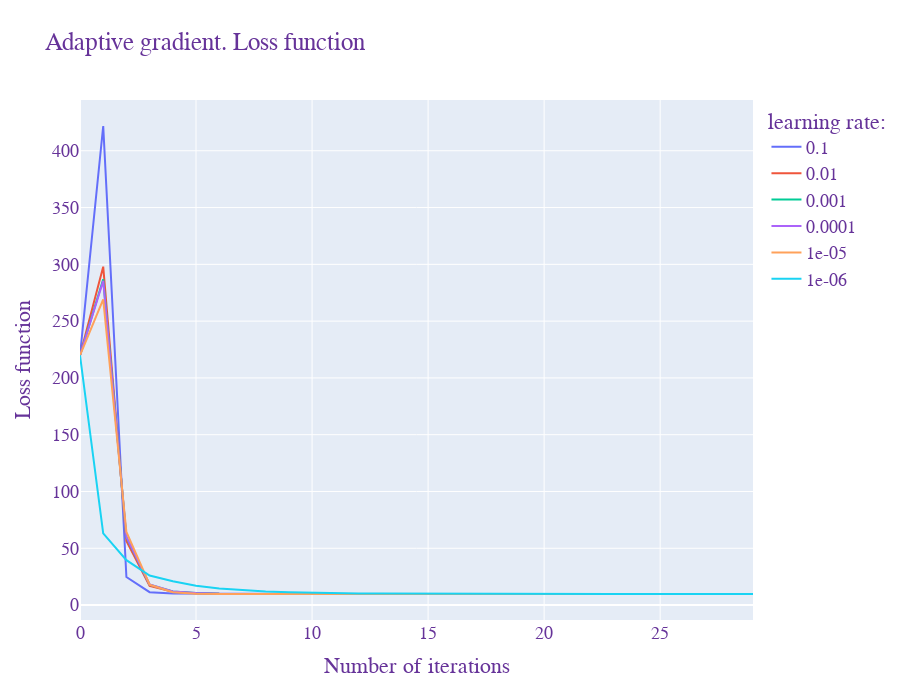

Notebook cell for this chart:
### Markdown cell above
### Adagrad (Adaptive gradient)

### Code cell
optimiser = GradientOptimiser()
losses= {}
# for gamma in [0.1, 0.2, 0.3, 0.4, 0.5, 0.7, 0.8, 0.9]:
for lr in np.logspace(-1, -6, 6):

  optimiser.coeffs = None
  optimiser.fit(X, y, lr = lr, max_iter=30, method = 'adagrad', nbatches= 10, gamma = .9)
  losses.setdefault (lr, optimiser.get_mseloss())

for k,v in losses.items():
    print (f'learning rate: {k}, MSE:{round(v[-1],5)}')

plot_losses(losses, title= 'Adaptive gradient. Loss function', legend= 'learning rate:')

### Figure 1 — Plotly figure (JSON) as saved in the notebook; plotly's stock layout.template omitted (floating-point values rounded to 4 significant figures)
{"data": [{"hovertemplate": "variable=0.1<br>index=%{x}<br>value=%{y}<extra></extra>", "legendgroup": "0.1", "line": {"color": "#636efa", "dash": "solid"}, "marker": {"symbol": "circle"}, "mode": "lines", "name": "0.1", "orientation": "v", "showlegend": true, "type": "scatter", "x": [0, 1, 2, 3, 4, 5, 6, 7, 8, 9, 10, 11, 12, 13, 14, 15, 16, 17, 18, 19, 20, 21, 22, 23, 24, 25, 26, 27, 28, 29], "xaxis": "x", "y": [219.9, 421.8, 24.66, 11.33, 10.1, 9.95, 9.752, 9.79, 9.746, 9.764, 9.752, 9.758, 9.755, 9.756, 9.755, 9.756, 9.756, 9.756, 9.756, 9.756, 9.756, 9.756, 9.756, 9.756, 9.756, 9.756, 9.756, 9.756, 9.756, 9.756], "yaxis": "y"}, {"hovertemplate": "variable=0.01<br>index=%{x}<br>value=%{y}<extra></extra>", "legendgroup": "0.01", "line": {"color": "#EF553B", "dash": "solid"}, "marker": {"symbol": "circle"}, "mode": "lines", "name": "0.01", "orientation": "v", "showlegend": true, "type": "scatter", "x": [0, 1, 2, 3, 4, 5, 6, 7, 8, 9, 10, 11, 12, 13, 14, 15, 16, 17, 18, 19, 20, 21, 22, 23, 24, 25, 26, 27, 28, 29], "xaxis": "x", "y": [219.9, 298.0, 56.35, 16.98, 11.68, 10.45, 9.883, 9.853, 9.752, 9.774, 9.751, 9.76, 9.754, 9.757, 9.755, 9.756, 9.756, 9.756, 9.756, 9.756, 9.756, 9.756, 9.756, 9.756, 9.756, 9.756, 9.756, 9.756, 9.756, 9.756], "yaxis": "y"}, {"hovertemplate": "variable=0.001<br>index=%{x}<br>value=%{y}<extra></extra>", "legendgroup": "0.001", "line": {"color": "#00cc96", "dash": "solid"}, "marker": {"symbol": "circle"}, "mode": "lines", "name": "0.001", "orientation": "v", "showlegend": true, "type": "scatter", "x": [0, 1, 2, 3, 4, 5, 6, 7, 8, 9, 10, 11, 12, 13, 14, 15, 16, 17, 18, 19, 20, 21, 22, 23, 24, 25, 26, 27, 28, 29], "xaxis": "x", "y": [219.9, 286.8, 59.53, 17.93, 11.94, 10.53, 9.907, 9.86, 9.754, 9.775, 9.751, 9.76, 9.754, 9.757, 9.755, 9.756, 9.756, 9.756, 9.756, 9.756, 9.756, 9.756, 9.756, 9.756, 9.756, 9.756, 9.756, 9.756, 9.756, 9.756], "yaxis": "y"}, {"hovertemplate": "variable=0.0001<br>index=%{x}<br>value=%{y}<extra></extra>", "legendgroup": "0.0001", "line": {"color": "#ab63fa", "dash": "solid"}, "marker": {"symbol": "circle"}, "mode": "lines", "name": "0.0001", "orientation": "v", "showlegend": true, "type": "scatter", "x": [0, 1, 2, 3, 4, 5, 6, 7, 8, 9, 10, 11, 12, 13, 14, 15, 16, 17, 18, 19, 20, 21, 22, 23, 24, 25, 26, 27, 28, 29], "xaxis": "x", "y": [219.9, 285.5, 59.9, 18.07, 11.96, 10.53, 9.907, 9.858, 9.755, 9.774, 9.751, 9.76, 9.754, 9.757, 9.755, 9.756, 9.756, 9.756, 9.756, 9.756, 9.756, 9.756, 9.756, 9.756, 9.756, 9.756, 9.756, 9.756, 9.756, 9.756], "yaxis": "y"}, {"hovertemplate": "variable=1e-05<br>index=%{x}<br>value=%{y}<extra></extra>", "legendgroup": "1e-05", "line": {"color": "#FFA15A", "dash": "solid"}, "marker": {"symbol": "circle"}, "mode": "lines", "name": "1e-05", "orientation": "v", "showlegend": true, "type": "scatter", "x": [0, 1, 2, 3, 4, 5, 6, 7, 8, 9, 10, 11, 12, 13, 14, 15, 16, 17, 18, 19, 20, 21, 22, 23, 24, 25, 26, 27, 28, 29], "xaxis": "x", "y": [219.9, 269.2, 64.33, 18.01, 11.28, 9.929, 9.811, 9.754, 9.76, 9.755, 9.756, 9.756, 9.756, 9.756, 9.756, 9.756, 9.756, 9.756, 9.756, 9.756, 9.756, 9.756, 9.756, 9.756, 9.756, 9.756, 9.756, 9.756, 9.756, 9.756], "yaxis": "y"}, {"hovertemplate": "variable=1e-06<br>index=%{x}<br>value=%{y}<extra></extra>", "legendgroup": "1e-06", "line": {"color": "#19d3f3", "dash": "solid"}, "marker": {"symbol": "circle"}, "mode": "lines", "name": "1e-06", "orientation": "v", "showlegend": true, "type": "scatter", "x": [0, 1, 2, 3, 4, 5, 6, 7, 8, 9, 10, 11, 12, 13, 14, 15, 16, 17, 18, 19, 20, 21, 22, 23, 24, 25, 26, 27, 28, 29], "xaxis": "x", "y": [219.9, 63.13, 39.53, 25.99, 20.9, 16.98, 14.66, 13.05, 12.0, 11.29, 10.82, 10.5, 10.28, 10.13, 10.03, 9.952, 9.901, 9.864, 9.837, 9.818, 9.803, 9.793, 9.785, 9.778, 9.774, 9.77, 9.767, 9.765, 9.763, 9.761], "yaxis": "y"}], "layout": {"font": {"color": "RebeccaPurple", "family": "Courier New, monospace", "size": 18}, "height": 700, "legend": {"title": {"text": "learning rate:"}, "tracegroupgap": 0}, "title": {"text": "Adaptive gradient. Loss function"}, "xaxis": {"anchor": "y", "domain": [0, 1], "title": {"text": "Number of iterations"}}, "yaxis": {"anchor": "x", "domain": [0, 1], "title": {"text": "Loss function"}}}}
